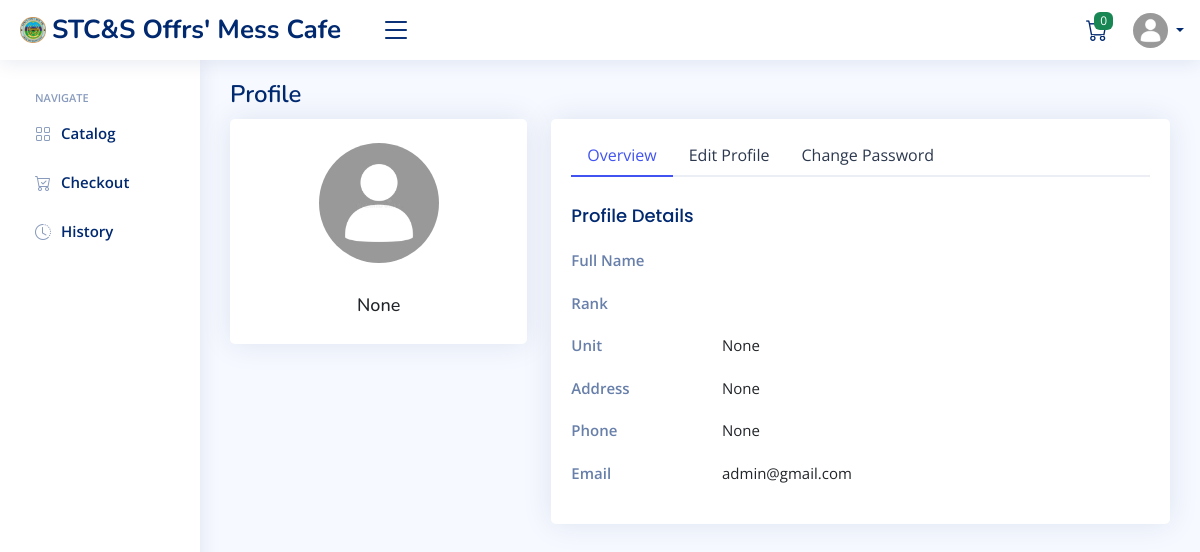
/profile/ (signed in), run on an earlier commit of the app's database.
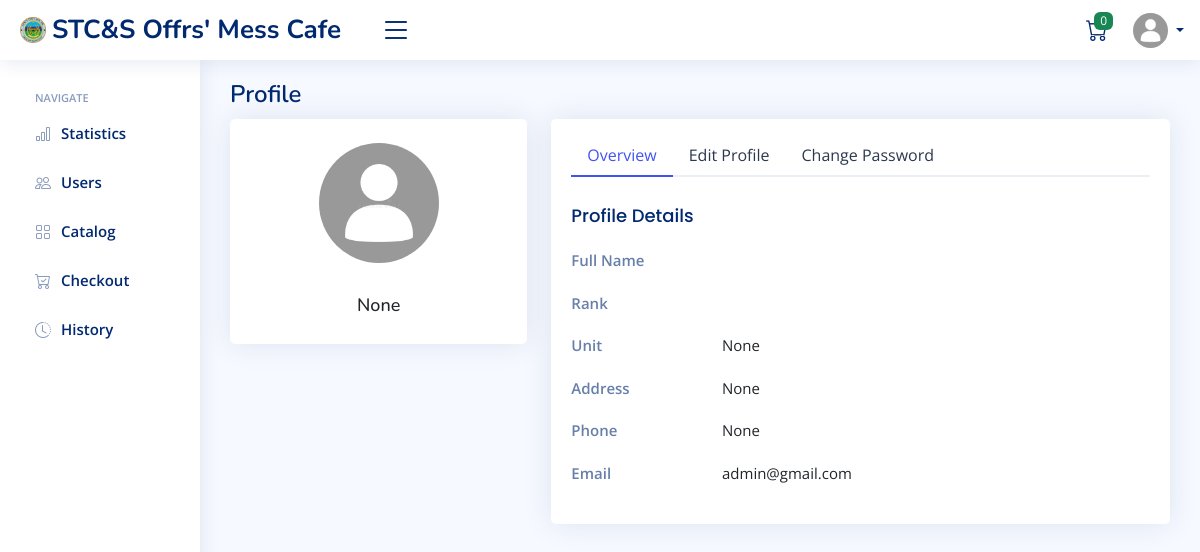
And on a later commit of the database.
### Canteen/models.py (models this page shows, shortened)
class User(AbstractUser):
    ROLES = (
        ('Admin', 'Admin'),
        ('Bar NCO', 'Bar NCO'),
        ('Customer', 'Customer'),
    )
    personal_no = models.CharField(blank=True, null=True, max_length=15)
    unit = models.CharField(blank=True, null=True, max_length=32)
    role = models.CharField(max_length=10, choices=ROLES, default='Customer')
    image = models.ImageField(default='..\\static\\assets\\img\\default_user.jpg', upload_to='profile_pics', blank=True, null=True)
    address = models.CharField(blank=True, null=True, max_length=256)
    phone = models.CharField(blank=True, null=True, max_length=15)
    @property
    def name(self):
        words = [self.first_name, self.last_name]
        result = ' '.join([word for word in words if word is not None])
        return result

### Canteen/views.py (the view, shortened to what this page needs)
# urls.py: path('profile/', views.profile, name="profile"),
@login_required(redirect_field_name='next', login_url="Canteen:signin")
def profile(request):
    context = {}
    if request.user.role == "Bar NCO":
        context['notification'] = Product.objects.filter(stock_quantity__lte = 5)
    return render(request, "Canteen/profile.html", context)

### Canteen/templates/Canteen/profile.html (shortened to what this page needs)
{% extends 'base.html' %}
{% load static %}
{% block main %}
<main id="main" class="main">
  <div class="pagetitle">
    <h1>Profile</h1>
  </div>
  <section class="section profile">
    <div class="row">
      <div class="col-xl-4">
        <div class="card">
          <div class="card-body profile-card pt-4 d-flex flex-column align-items-center">
            <img src={{ user.image.url }} alt="Profile" class="rounded-circle">
            <h3 class="mt-2">{{ user.personal_no }}</h3>
          </div>
        </div>
      </div>
      <div class="col-xl-8">
        <div class="card">
          <div class="card-body pt-3">
            <ul class="nav nav-tabs nav-tabs-bordered">
              <li class="nav-item">
                <button class="nav-link active" data-bs-toggle="tab" data-bs-target="#profile-overview">
                  Overview
                </button>
              </li>
              <li class="nav-item">
                <button class="nav-link" data-bs-toggle="tab" data-bs-target="#profile-edit">
                  Edit Profile
                </button>
              </li>
              <li class="nav-item">
                <button class="nav-link" data-bs-toggle="tab" data-bs-target="#profile-change-password">
                  Change Password
                </button>
              </li>
            </ul>
            <div class="tab-content pt-2">
              <div class="tab-pane fade show active profile-overview" id="profile-overview">
                <h5 class="card-title">Profile Details</h5>
                <div class="row">
                  <div class="col-lg-3 col-md-4 label ">Full Name</div>
                  <div class="col-lg-9 col-md-8">{{ user.last_name }}</div>
                </div>
                <div class="row">
                  <div class="col-lg-3 col-md-4 label">Rank</div>
                  <div class="col-lg-9 col-md-8">{{ user.first_name }}</div>
                </div>
                <div class="row">
                  <div class="col-lg-3 col-md-4 label">Unit</div>
                  <div class="col-lg-9 col-md-8">{{ user.unit }}</div>
                </div>
                <div class="row">
                  <div class="col-lg-3 col-md-4 label">Address</div>
                  <div class="col-lg-9 col-md-8">{{ user.address }}</div>
                </div>
                <div class="row">
                  <div class="col-lg-3 col-md-4 label">Phone</div>
                  <div class="col-lg-9 col-md-8">{{ user.phone }}</div>
                </div>
                <div class="row">
                  <div class="col-lg-3 col-md-4 label">Email</div>
                  <div class="col-lg-9 col-md-8">{{ user.email }}</div>
                </div>
              </div>
            </div>
          </div>
        </div>
      </div>
    </div>
  </section>
</main>
{% endblock main %}

### templates/base.html (shortened to what this page needs)
{% load static %}
<!DOCTYPE html>
<html lang="en">
<head>
  <link href={% static 'assets/vendor/bootstrap/css/bootstrap.min.css' %} rel="stylesheet">
  <link href={% static 'assets/vendor/bootstrap-icons/bootstrap-icons.css' %} rel="stylesheet">
  <link href={% static 'assets/vendor/boxicons/css/boxicons.min.css' %} rel="stylesheet">
  <link href={% static 'assets/vendor/quill/quill.snow.css' %} rel="stylesheet">
  <link href={% static 'assets/vendor/quill/quill.bubble.css' %} rel="stylesheet">
  <link href={% static 'assets/vendor/remixicon/remixicon.css' %} rel="stylesheet">
  <link href={% static 'assets/vendor/simple-datatables/style.css' %} rel="stylesheet">
  <link href={% static 'assets/css/style.css' %} rel="stylesheet">
  <link rel="stylesheet" href="//code.jquery.com/ui/1.13.0/themes/base/jquery-ui.css">
</head>
<body>
  {% include 'header.html' %}
  {% include 'sidebar.html' %}
  {% block main %}
  {% endblock main %}
</body>
</html>

### templates/header.html (shortened to what this page needs)
{% load static %}
<header id="header" class="header fixed-top d-flex align-items-center">
  <div class="d-flex align-items-center justify-content-between">
    <a href={% url 'Canteen:home' %} class="logo d-flex align-items-center">
      <img src={% static 'assets/img/logo.png' %} alt="">
      <span class="d-none d-lg-block">STC&S Offrs' Mess Cafe</span>
    </a>
    <i class="bi bi-list toggle-sidebar-btn"></i>
  </div>
  <nav class="header-nav ms-auto">
    <ul class="d-flex align-items-center">
      {% if not user.role == "Bar NCO" %}
      <li class="nav-item dropdown">
        <a class="nav-link nav-icon" href="#" data-bs-toggle="dropdown">
          <i class="bi bi-cart"></i>
          <span class="badge bg-success badge-number cart">0</span>
        </a>
      </li>
      {% endif %}
      <li class="nav-item dropdown pe-3">
        <a class="nav-link nav-profile d-flex align-items-center pe-0" href="#" data-bs-toggle="dropdown">
          <div class="square-image-container" style="width:35px; height:35px;">
            <img src={{ user.image.url }} alt="Profile" class="square-image">
          </div>
          <span class="d-none d-md-block dropdown-toggle ps-2">{{ user.last_name }}</span>
        </a>
      </li>
    </ul>
  </nav>
</header>

### templates/sidebar.html (shortened to what this page needs)
<aside id="sidebar" class="sidebar">
    <ul class="sidebar-nav" id="sidebar-nav">
      <li class="nav-heading">Navigate</li>
      {% if user.role == "Admin" %}
        <li class="nav-item">
          <a id="statistics" class="nav-link collapsed" href={% url 'Canteen:home' %}>
            <i class="bi bi-bar-chart"></i>
            <span>Statistics</span>
        </li>
        <li class="nav-item">
          <a id="users" class="nav-link collapsed" href={% url 'Canteen:admin_users' %}>
            <i class="bi bi-people"></i>
            <span>Users</span>
        </li>
      {% endif %}
      <li class="nav-item">
        <a id="catalog" class="nav-link collapsed" href={% url 'Canteen:customer_catalog' %}>
          <i class="bi bi-grid"></i>
          <span>Catalog</span>
      </li>
      {% if not user.role == "Bar NCO" %}
        <li class="nav-item">
          <a id="cart" class="nav-link collapsed" href={% url 'Canteen:customer_checkout' %}>
            <i class="bi bi-cart-check"></i>
            <span>Checkout</span>
        </li>
      {% endif %}
      {% if not user.role == "Bar NCO" %}
        <li class="nav-item">
          <a id="history" class="nav-link collapsed" href={% url 'Canteen:customer_history' %}>
            <i class="bi bi-clock-history"></i>
            <span>History</span>
        </li>
      {% endif %}
    </ul>
  </aside>

### static/assets/css/style.css (style rules this page uses)
:root { scroll-behavior: smooth; }
body { font-family: "Open Sans", sans-serif; background: #f6f9ff; color: #444444; }
a { color: #4154f1; text-decoration: none; }
h1, h2, h3, h4, h5, h6 { font-family: "Nunito", sans-serif; }
#main { margin-top: 60px; padding: 20px 30px; transition: all 0.3s; }
.pagetitle { margin-bottom: 10px; }
.pagetitle h1 { font-size: 24px; margin-bottom: 0; font-weight: 600; color: #012970; }
.card { margin-bottom: 30px; border: none; border-radius: 5px; box-shadow: 0px 0 30px rgba(1, 41, 112, 0.1); }
.card-title { padding: 20px 0 15px 0; font-size: 18px; font-weight: 500; color: #012970; font-family: "Poppins", sans-serif; }
.card-body { padding: 0 20px 20px 20px; }
.nav-tabs-bordered { border-bottom: 2px solid #ebeef4; }
.nav-tabs-bordered .nav-link { margin-bottom: -2px; border: none; color: #2c384e; }
.nav-tabs-bordered .nav-link.active { background-color: #fff; color: #4154f1; border-bottom: 2px solid #4154f1; }
.logo { line-height: 1; }
@media (min-width: 1200px) { .logo { width: 350px; } }
.logo img { max-height: 26px; margin-right: 6px; }
.logo span { font-size: 26px; font-weight: 700; color: #012970; font-family: "Nunito", sans-serif; }
.header { transition: all 0.5s; z-index: 997; height: 60px; box-shadow: 0px 2px 20px rgba(1, 41, 112, 0.1); background-color: #fff; padding-left: 20px; }
.header .toggle-sidebar-btn { font-size: 32px; padding-left: 10px; cursor: pointer; color: #012970; }
.header-nav ul { list-style: none; }
.header-nav>ul { margin: 0; padding: 0; }
.header-nav .nav-icon { font-size: 22px; color: #012970; margin-right: 25px; position: relative; }
.header-nav .nav-profile { color: #012970; }
.header-nav .nav-profile img { max-height: 36px; }
.header-nav .nav-profile span { font-size: 14px; font-weight: 600; }
.header-nav .badge-number { position: absolute; inset: -2px -5px auto auto; font-weight: normal; font-size: 12px; padding: 3px 6px; }
.sidebar { position: fixed; top: 60px; left: 0; bottom: 0; width: 200px; z-index: 996; transition: all 0.3s; padding: 20px; overflow-y: auto; scrollbar-width: thin; scrollbar-color: #aab7cf transparent; box-shadow: 0px 0px 20px rgba(1, 41, 112, 0.1); background-color: #fff; }
@media (min-width: 1200px) { #main, #footer { margin-left: 200px; } }
.sidebar-nav { padding: 0; margin: 0; list-style: none; }
.sidebar-nav li { padding: 0; margin: 0; list-style: none; }
.sidebar-nav .nav-item { margin-bottom: 5px; }
.sidebar-nav .nav-heading { font-size: 11px; text-transform: uppercase; color: #899bbd; font-weight: 600; margin: 10px 0 5px 15px; }
.sidebar-nav .nav-link { display: flex; align-items: center; font-size: 15px; font-weight: 600; color: #4154f1; transition: 0.3; background: #f6f9ff; padding: 10px 15px; border-radius: 4px; }
.sidebar-nav .nav-link i { font-size: 16px; margin-right: 10px; color: #4154f1; }
.sidebar-nav .nav-link.collapsed { color: #012970; background: #fff; }
.sidebar-nav .nav-link.collapsed i { color: #899bbd; }
.profile .profile-card img { max-width: 120px; }
.profile .profile-card h3 { font-size: 18px; }
.profile .profile-overview .row { margin-bottom: 20px; font-size: 15px; }
.profile .profile-overview .card-title { color: #012970; }
.profile .profile-overview .label { font-weight: 600; color: rgba(1, 41, 112, 0.6); }
.square-image-container { position: relative; overflow: hidden; }
.square-image { position: absolute; width: 100%; height: 100%; object-fit: cover; border-radius: 50%; }

What changed in the data, as far as the page shows it:
changed User "None": role "Customer" → "Admin" (drawn)
Also different on the page:
text now shown: "Statistics Users"
